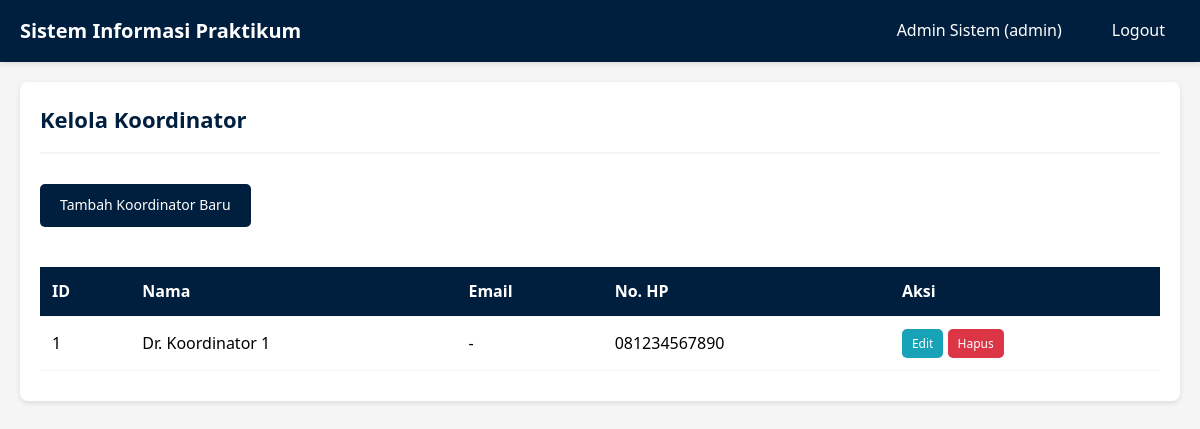
Screenshot of /admin/koordinator.php (signed in) with the database file from the repository.
### tables this page shows
CREATE TABLE IF NOT EXISTS koordinator (
    id INT AUTO_INCREMENT PRIMARY KEY,
    user_id INT,
    nama VARCHAR(100) NOT NULL,
    email VARCHAR(100),
    no_hp VARCHAR(20),
    FOREIGN KEY (user_id) REFERENCES users(id) ON DELETE SET NULL
);

### admin/koordinator.php (the view, shortened to what this page needs)
<?php
require_once '../config/database.php';
$koordinator = $conn->query("
    SELECT k.*, u.email
    FROM koordinator k
    LEFT JOIN users u ON k.user_id = u.id
    ORDER BY k.nama
");
?>
<!DOCTYPE html>
<html lang="id">
<head>
    <link rel="stylesheet" href="../assets/css/style.css">
</head>
<body>
    <?php include '../includes/navbar.php'; ?>
    <div class="container">
        <div class="card">
            <div class="card-header">
                <h2>Kelola Koordinator</h2>
            </div>
            <div class="card-body">
                <a href="koordinator_add.php" class="btn btn-primary mb-20">Tambah Koordinator Baru</a>
                <div class="table-responsive">
                    <table class="table">
                        <thead>
                            <tr>
                                <th>ID</th>
                                <th>Nama</th>
                                <th>Email</th>
                                <th>No. HP</th>
                                <th>Aksi</th>
                            </tr>
                        </thead>
                        <tbody>
                            <?php while ($k = $koordinator->fetch_assoc()): ?>
                                <tr>
                                    <td><?php echo $k['id']; ?></td>
                                    <td><?php echo htmlspecialchars($k['nama']); ?></td>
                                    <td><?php echo htmlspecialchars($k['email'] ?? '-'); ?></td>
                                    <td><?php echo htmlspecialchars($k['no_hp'] ?? '-'); ?></td>
                                    <td>
                                        <a href="koordinator_edit.php?id=<?php echo $k['id']; ?>" class="btn btn-info btn-sm">Edit</a>
                                        <a href="?delete=<?php echo $k['id']; ?>" class="btn btn-danger btn-sm" onclick="return confirm('Yakin ingin menghapus?')">Hapus</a>
                                    </td>
                                </tr>
                            <?php endwhile; ?>
                        </tbody>
                    </table>
                </div>
            </div>
        </div>
    </div>
</body>
</html>

### assets/css/style.css (style rules this page uses)
* { margin: 0; padding: 0; box-sizing: border-box; }
:root { --navy-blue: #001f3f; --navy-blue-light: #003d7a; --navy-blue-dark: #001529; --black: #000000; --white: #ffffff; --gray-light: #f5f5f5; --gray: #cccccc; --gray-dark: #666666; --success: #28a745; --danger: #dc3545; --warning: #ffc107; --info: #17a2b8; }
body { font-family: 'Segoe UI', Tahoma, Geneva, Verdana, sans-serif; background-color: var(--gray-light); color: var(--black); line-height: 1.6; }
.container { max-width: 1200px; margin: 0 auto; padding: 20px; }
.card { background: var(--white); border-radius: 8px; padding: 20px; margin-bottom: 20px; box-shadow: 0 2px 5px rgba(0, 0, 0, 0.1); }
.card-header { border-bottom: 2px solid var(--gray-light); padding-bottom: 15px; margin-bottom: 20px; }
.card-header h2 { color: var(--navy-blue); font-size: 22px; }
.card-body { padding: 10px 0; }
.btn { padding: 10px 20px; border: none; border-radius: 5px; cursor: pointer; font-size: 14px; text-decoration: none; display: inline-block; transition: all 0.3s; text-align: center; }
.btn-primary { background-color: var(--navy-blue); color: var(--white); }
.btn-danger { background-color: var(--danger); color: var(--white); }
.btn-info { background-color: var(--info); color: var(--white); }
.btn-sm { padding: 5px 10px; font-size: 12px; }
.table { width: 100%; border-collapse: collapse; margin-top: 20px; }
.table th, .table td { padding: 12px; text-align: left; border-bottom: 1px solid var(--gray-light); }
.table th { background-color: var(--navy-blue); color: var(--white); font-weight: 600; }
.table-responsive { overflow-x: auto; }
.mb-20 { margin-bottom: 20px; }

### rows the page displays
koordinator: id "1", nama "Dr. Koordinator 1", email "-", no_hp "081234567890"

### other values shown
$currentUser['nama'] "Admin Sistem"
$currentUser['role'] "admin"
